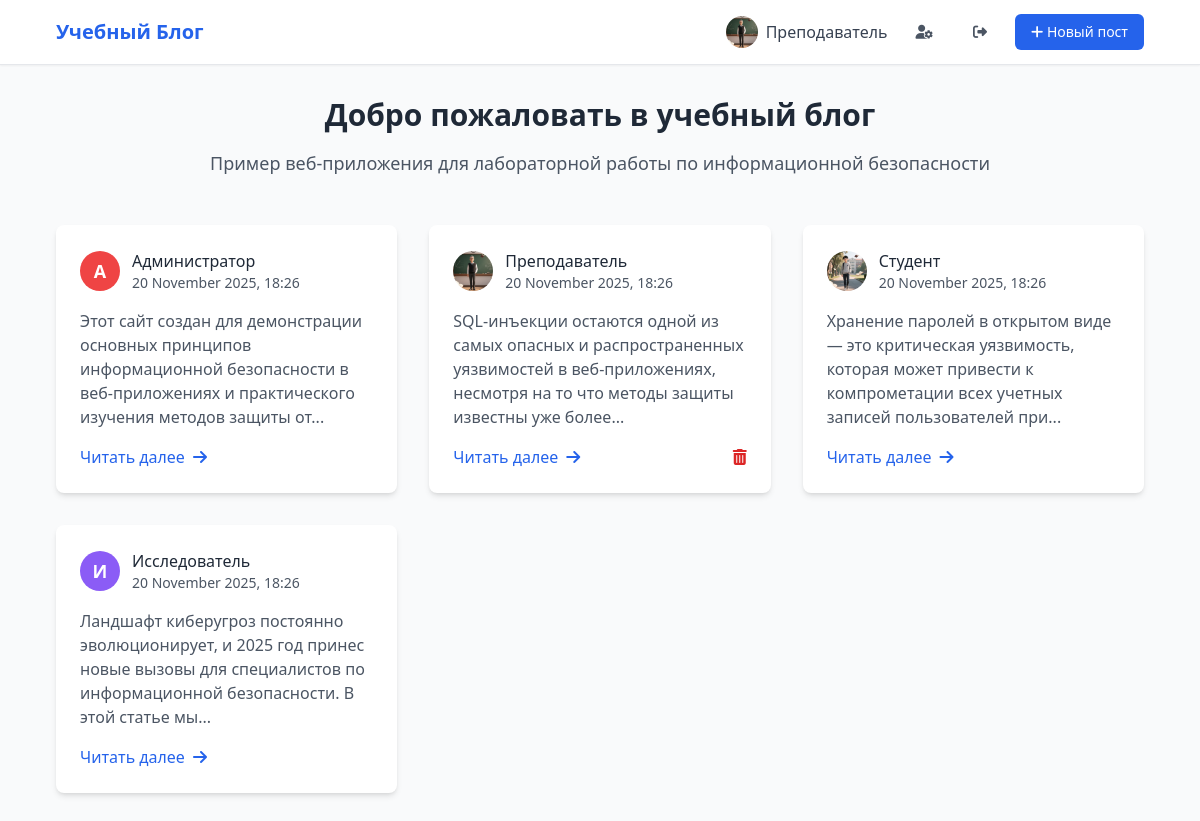
Screenshot of / (signed in) with the database file from the repository.
### tables this page shows
CREATE TABLE users (
            id INTEGER PRIMARY KEY AUTOINCREMENT,
            username TEXT UNIQUE NOT NULL,
            password_hash TEXT NOT NULL,
            avatar TEXT DEFAULT 'default.png',
            timezone_offset INTEGER DEFAULT 3
        );

CREATE TABLE posts (
            id INTEGER PRIMARY KEY AUTOINCREMENT,
            title TEXT NOT NULL,
            content TEXT NOT NULL,
            author_id INTEGER NOT NULL,
            created_at TIMESTAMP DEFAULT CURRENT_TIMESTAMP,
            updated_at TIMESTAMP NULL,
            FOREIGN KEY (author_id) REFERENCES users (id)
        );

### app.py (the view)
@app.route('/')
def index():
    try:
        conn = get_db_connection()
        posts = conn.execute('''
            SELECT p.*, u.username as author_name, u.avatar as author_avatar, u.timezone_offset
            FROM posts p
            JOIN users u ON p.author_id = u.id
            ORDER BY p.created_at DESC
        ''').fetchall()
        formatted_posts = []
        for post in posts:
            post_dict = dict(post)
            post_dict['formatted_date'] = format_datetime(post['created_at'], post['timezone_offset'])
            post_dict['first_letter'] = get_first_letter(post['author_name'])
            if post['updated_at']:
                post_dict['edited_info'] = {
                    'formatted_date': format_datetime(post['updated_at'], post['timezone_offset']),
                    'is_edited': True
                }
            else:
                post_dict['edited_info'] = {'is_edited': False}
            formatted_posts.append(post_dict)
        conn.close()
        return render_template('index.html', posts=formatted_posts)
    except sqlite3.OperationalError as e:
        init_db()
        return redirect(url_for('index'))

### app.py (called while the page is built)
def get_first_letter(username):
    for char in username:
        if char.isalpha():
            return char.upper()
    return username[0].upper() if username else '?'

def format_datetime(dt_str, timezone_offset=3):
    try:
        dt = datetime.fromisoformat(dt_str.replace('T', ' '))
        dt = dt + timedelta(hours=timezone_offset)
        return dt.strftime('%d %B %Y, %H:%M')
    except:
        return dt_str

### database.py (called while the page is built)
def get_db_connection():
    conn = sqlite3.connect(Config.DATABASE_PATH)
    conn.row_factory = sqlite3.Row
    return conn

### templates/index.html (shortened to what this page needs)
{% extends "base.html" %}
{% block content %}
<div class="text-center mb-12">
    <h2 class="text-3xl font-bold text-gray-800 mb-4">Добро пожаловать в учебный блог</h2>
    <p class="text-gray-600 text-lg">Пример веб-приложения для лабораторной работы по информационной безопасности</p>
</div>
<div class="grid grid-cols-1 md:grid-cols-2 lg:grid-cols-3 gap-8">
    {% for post in posts %}
    <div class="bg-white rounded-lg shadow-md overflow-hidden hover:shadow-lg transition-shadow">
        <div class="p-6">
            <div class="flex items-center mb-4">
                {% if post.author_avatar and post.author_avatar != 'default.png' %}
                    <img src="{{ url_for('static', filename='avatars/' + post.author_avatar) }}"
                         alt="Аватар автора"
                         class="w-10 h-10 rounded-full object-cover mr-3">
                {% else %}
                    <div class="avatar-circle avatar-{{ post.first_letter }} mr-3">
                        {{ post.first_letter }}
                    </div>
                {% endif %}
                <div>
                    <p class="font-medium text-gray-800">{{ post.author_name }}</p>
                    <p class="text-sm text-gray-600">{{ post.formatted_date }}</p>
                </div>
            </div>
            <p class="text-gray-600 mb-4">{{ post.content|striptags|truncate(150) }}</p>
            <div class="flex justify-between items-center">
                <a href="{{ url_for('post_detail', post_id=post.id) }}" class="text-blue-600 hover:text-blue-800 font-medium flex items-center">
                    Читать далее <i class="fas fa-arrow-right ml-2"></i>
                </a>
                {% if session.user_id == post.author_id %}
                    <form method="POST" action="{{ url_for('delete_post', post_id=post.id) }}" onsubmit="return confirm('Вы уверены, что хотите удалить этот пост?');">
                        <button type="submit" class="text-red-600 hover:text-red-800 font-medium">
                            <i class="fas fa-trash-alt"></i>
                        </button>
                    </form>
                {% endif %}
            </div>
        </div>
    </div>
    {% endfor %}
</div>
{% endblock %}

### templates/base.html (shortened to what this page needs)
<!DOCTYPE html>
<html lang="ru">
<head>
    <script src="https://cdn.tailwindcss.com"></script>
    <link rel="stylesheet" href="https://cdnjs.cloudflare.com/ajax/libs/font-awesome/6.4.0/css/all.min.css">
</head>
<body class="bg-gray-50 min-h-screen">
    <nav class="bg-white shadow-sm border-b">
        <div class="max-w-6xl mx-auto px-4 sm:px-6 lg:px-8">
            <div class="flex justify-between h-16">
                <div class="flex items-center">
                    <a href="{{ url_for('index') }}" class="text-xl font-bold text-blue-600 hover:text-blue-800">Учебный Блог</a>
                </div>
                <div class="flex items-center space-x-4">
                    {% if session.username %}
                        <div class="flex items-center space-x-2">
                            {% if session.avatar and session.avatar != 'default.png' %}
                                <img src="{{ url_for('static', filename='avatars/' + session.avatar) }}"
                                     alt="Аватар"
                                     class="w-8 h-8 rounded-full object-cover">
                            {% else %}
                                <div class="avatar-circle avatar-{{ session.username|first|upper }} w-8 h-8 flex items-center justify-center text-sm">
                                    {{ session.username|first|upper }}
                                </div>
                            {% endif %}
                            <span class="hidden md:inline text-gray-700 font-medium">{{ session.username }}</span>
                        </div>
                        <a href="{{ url_for('profile') }}" class="text-gray-600 hover:text-blue-600 px-3 py-2 rounded-md text-sm font-medium">
                            <i class="fas fa-user-cog"></i>
                        </a>
                        <a href="{{ url_for('logout') }}" class="text-gray-600 hover:text-blue-600 px-3 py-2 rounded-md text-sm font-medium">
                            <i class="fas fa-sign-out-alt"></i>
                        </a>
                        <a href="{{ url_for('new_post') }}" class="bg-blue-600 hover:bg-blue-700 text-white px-4 py-2 rounded-md text-sm font-medium transition duration-200">
                            <i class="fas fa-plus"></i> Новый пост
                        </a>
                    {% endif %}
                </div>
            </div>
        </div>
    </nav>
    <main class="max-w-6xl mx-auto px-4 sm:px-6 lg:px-8 py-8">
        {% block content %}{% endblock %}
    </main>
</body>
</html>

### templates/base.html (style rules this page uses)
.avatar-circle { width: 40px; height: 40px; border-radius: 50%; display: flex; align-items: center; justify-content: center; font-weight: bold; color: white; font-size: 18px; background-color: #6b7280; }
.avatar-А, .avatar-Б, .avatar-В { background-color: #ef4444; }
.avatar-Ж, .avatar-З, .avatar-И { background-color: #8b5cf6; }

### rows the page displays
users: username "Преподаватель"
posts: first_letter "А", author_name "Администратор", formatted_date "20 November 2025, 18:26", content "Этот сайт создан для демонстрации основных принципов информационной безопасности в веб-приложениях и практического изучения методов защиты от..."
posts: avatar (picture), author_name "Преподаватель", formatted_date "20 November 2025, 18:26", content "SQL-инъекции остаются одной из самых опасных и распространенных уязвимостей в веб-приложениях, несмотря на то что методы защиты известны уже более..."
posts: avatar (picture), author_name "Студент", formatted_date "20 November 2025, 18:26", content "Хранение паролей в открытом виде — это критическая уязвимость, которая может привести к компрометации всех учетных записей пользователей при..."
posts: first_letter "И", author_name "Исследователь", formatted_date "20 November 2025, 18:26", content "Ландшафт киберугроз постоянно эволюционирует, и 2025 год принес новые вызовы для специалистов по информационной безопасности. В этой статье мы..."
